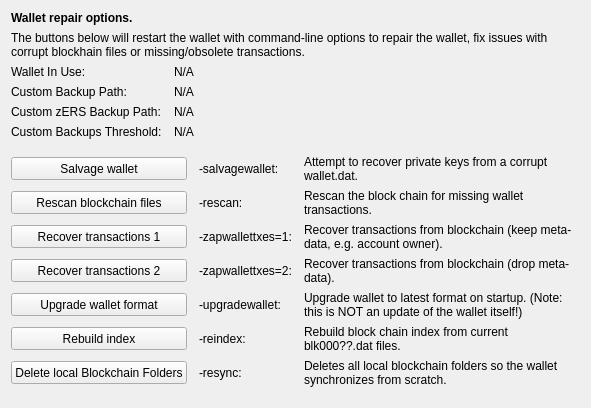
     <widget class="QWidget" name="tab_repair">
      <attribute name="title">
       <string>&amp;Wallet Repair</string>
      </attribute>
      <layout class="QGridLayout" name="gridLayout_4" columnstretch="0,0,0,0">
       <property name="horizontalSpacing">
        <number>12</number>
       </property>
       <item row="0" column="0" colspan="4">
        <widget class="QLabel" name="label_repair_header">
         <property name="font">
          <font>
           <weight>75</weight>
           <bold>true</bold>
          </font>
         </property>
         <property name="text">
          <string>Wallet repair options.</string>
         </property>
        </widget>
       </item>
       <item row="1" column="0" colspan="4">
        <widget class="QLabel" name="label_repair_helptext">
         <property name="font">
          <font>
           <weight>50</weight>
           <bold>false</bold>
          </font>
         </property>
         <property name="text">
          <string>The buttons below will restart the wallet with command-line options to repair the wallet, fix issues with corrupt blockhain files or missing/obsolete transactions.</string>
         </property>
         <property name="wordWrap">
          <bool>true</bool>
         </property>
        </widget>
       </item>
       <item row="2" column="0">
        <widget class="QLabel" name="wallet_path_label">
         <property name="text">
          <string>Wallet In Use:</string>
         </property>
        </widget>
       </item>
       <item row="2" column="1" colspan="3">
        <widget class="QLabel" name="wallet_path">
         <property name="cursor">
          <cursorShape>IBeamCursor</cursorShape>
         </property>
         <property name="text">
          <string>N/A</string>
         </property>
         <property name="textFormat">
          <enum>Qt::PlainText</enum>
         </property>
         <property name="textInteractionFlags">
          <set>Qt::LinksAccessibleByMouse|Qt::TextSelectableByKeyboard|Qt::TextSelectableByMouse</set>
         </property>
        </widget>
       </item>
       <item row="3" column="0">
        <widget class="QLabel" name="wallet_custombackuppath_label">
         <property name="visible">
          <bool>false</bool>
         </property>
         <property name="text">
          <string>Custom Backup Path:</string>
         </property>
        </widget>
       </item>
       <item row="3" column="1" colspan="3">
        <widget class="QLabel" name="wallet_custombackuppath">
         <property name="cursor">
          <cursorShape>IBeamCursor</cursorShape>
         </property>
         <property name="visible">
          <bool>false</bool>
         </property>
         <property name="text">
          <string>N/A</string>
         </property>
         <property name="textFormat">
          <enum>Qt::PlainText</enum>
         </property>
         <property name="textInteractionFlags">
          <set>Qt::LinksAccessibleByMouse|Qt::TextSelectableByKeyboard|Qt::TextSelectableByMouse</set>
         </property>
        </widget>
       </item>
       <item row="4" column="0">
        <widget class="QLabel" name="wallet_customzersbackuppath_label">
         <property name="visible">
          <bool>false</bool>
         </property>
         <property name="text">
          <string>Custom zERS Backup Path:</string>
         </property>
        </widget>
       </item>
       <item row="4" column="1" colspan="3">
        <widget class="QLabel" name="wallet_customzersbackuppath">
         <property name="cursor">
          <cursorShape>IBeamCursor</cursorShape>
         </property>
         <property name="visible">
          <bool>false</bool>
         </property>
         <property name="text">
          <string>N/A</string>
         </property>
         <property name="textFormat">
          <enum>Qt::PlainText</enum>
         </property>
         <property name="textInteractionFlags">
          <set>Qt::LinksAccessibleByMouse|Qt::TextSelectableByKeyboard|Qt::TextSelectableByMouse</set>
         </property>
        </widget>
       </item>
       <item row="5" column="0">
        <widget class="QLabel" name="wallet_custombackupthreshold_label">
         <property name="visible">
          <bool>false</bool>
         </property>
         <property name="text">
          <string>Custom Backups Threshold:</string>
         </property>
        </widget>
       </item>
       <item row="5" column="1" colspan="3">
        <widget class="QLabel" name="wallet_custombackupthreshold">
         <property name="cursor">
          <cursorShape>IBeamCursor</cursorShape>
         </property>
         <property name="visible">
          <bool>false</bool>
         </property>
         <property name="text">
          <string>N/A</string>
         </property>
         <property name="textFormat">
          <enum>Qt::PlainText</enum>
         </property>
         <property name="textInteractionFlags">
          <set>Qt::LinksAccessibleByMouse|Qt::TextSelectableByKeyboard|Qt::TextSelectableByMouse</set>
         </property>
        </widget>
       </item>
       <item row="6" column="0">
        <spacer name="verticalSpacer_repair1">
         <property name="orientation">
          <enum>Qt::Vertical</enum>
         </property>
         <property name="sizeHint" stdset="0">
          <size>
           <width>10</width>
           <height>10</height>
          </size>
         </property>
        </spacer>
       </item>
       <item row="7" column="0" colspan="2">
        <widget class="QPushButton" name="btn_salvagewallet">
         <property name="minimumSize">
          <size>
           <width>100</width>
           <height>23</height>
          </size>
         </property>
         <property name="text">
          <string>Salvage wallet</string>
         </property>
        </widget>
       </item>
       <item row="7" column="2">
        <widget class="QLabel" name="label_repair_salvage_command">
         <property name="text">
          <string notr="true">-salvagewallet:</string>
         </property>
        </widget>
       </item>
       <item row="7" column="3">
        <widget class="QLabel" name="label_repair_salvage">
         <property name="text">
          <string>Attempt to recover private keys from a corrupt wallet.dat.</string>
         </property>
         <property name="wordWrap">
          <bool>true</bool>
         </property>
        </widget>
       </item>
       <item row="8" column="0" colspan="2">
        <widget class="QPushButton" name="btn_rescan">
         <property name="minimumSize">
          <size>
           <width>100</width>
           <height>23</height>
          </size>
         </property>
         <property name="text">
          <string>Rescan blockchain files</string>
         </property>
        </widget>
       </item>
       <item row="8" column="2">
        <widget class="QLabel" name="label_repair_rescan_command">
         <property name="text">
          <string notr="true">-rescan:</string>
         </property>
        </widget>
       </item>
       <item row="8" column="3">
        <widget class="QLabel" name="label_repair_rescan">
         <property name="text">
          <string>Rescan the block chain for missing wallet transactions.</string>
         </property>
         <property name="wordWrap">
          <bool>true</bool>
         </property>
        </widget>
       </item>
       <item row="9" column="0" colspan="2">
        <widget class="QPushButton" name="btn_zapwallettxes1">
         <property name="minimumSize">
          <size>
           <width>100</width>
           <height>23</height>
          </size>
         </property>
         <property name="text">
          <string>Recover transactions 1</string>
         </property>
        </widget>
       </item>
       <item row="9" column="2">
        <widget class="QLabel" name="label_repair_zap1_command">
         <property name="text">
          <string notr="true">-zapwallettxes=1:</string>
         </property>
        </widget>
       </item>
       <item row="9" column="3">
        <widget class="QLabel" name="label_repair_zap1">
         <property name="text">
          <string>Recover transactions from blockchain (keep meta-data, e.g. account owner).</string>
         </property>
         <property name="wordWrap">
          <bool>true</bool>
         </property>
        </widget>
       </item>
       <item row="10" column="0" colspan="2">
        <widget class="QPushButton" name="btn_zapwallettxes2">
         <property name="minimumSize">
          <size>
           <width>100</width>
           <height>23</height>
          </size>
         </property>
         <property name="text">
          <string>Recover transactions 2</string>
         </property>
        </widget>
       </item>
       <item row="10" column="2">
        <widget class="QLabel" name="label_repair_zap2_command">
         <property name="text">
          <string notr="true">-zapwallettxes=2:</string>
         </property>
        </widget>
       </item>
       <item row="10" column="3">
        <widget class="QLabel" name="label_repair_zap2">
         <property name="text">
          <string>Recover transactions from blockchain (drop meta-data).</string>
         </property>
         <property name="wordWrap">
          <bool>true</bool>
         </property>
        </widget>
       </item>
       <item row="11" column="0" colspan="2">
        <widget class="QPushButton" name="btn_upgradewallet">
         <property name="minimumSize">
          <size>
           <width>100</width>
           <height>23</height>
          </size>
         </property>
         <property name="text">
          <string>Upgrade wallet format</string>
         </property>
        </widget>
       </item>
       <item row="11" column="2">
        <widget class="QLabel" name="label_repair_upgrade_command">
         <property name="text">
          <string notr="true">-upgradewallet:</string>
         </property>
        </widget>
       </item>
       <item row="11" column="3">
        <widget class="QLabel" name="label_repair_upgrade">
         <property name="text">
          <string>Upgrade wallet to latest format on startup. (Note: this is NOT an update of the wallet itself!)</string>
         </property>
         <property name="wordWrap">
          <bool>true</bool>
         </property>
        </widget>
       </item>
       <item row="12" column="0" colspan="2">
        <widget class="QPushButton" name="btn_reindex">
         <property name="minimumSize">
          <size>
           <width>100</width>
           <height>23</height>
          </size>
         </property>
         <property name="text">
          <string>Rebuild index</string>
         </property>
        </widget>
       </item>
       <item row="12" column="2">
        <widget class="QLabel" name="label_repair_reindex_command">
         <property name="text">
          <string notr="true">-reindex:</string>
         </property>
        </widget>
       </item>
       <item row="12" column="3">
        <widget class="QLabel" name="label_repair_reindex">
         <property name="text">
          <string>Rebuild block chain index from current blk000??.dat files.</string>
         </property>
         <property name="wordWrap">
          <bool>true</bool>
         </property>
        </widget>
       </item>
       <item row="13" column="0" colspan="2">
        <widget class="QPushButton" name="btn_resync">
         <property name="minimumSize">
          <size>
           <width>100</width>
           <height>23</height>
          </size>
         </property>
         <property name="text">
          <string>Delete local Blockchain Folders</string>
         </property>
        </widget>
       </item>
       <item row="13" column="2">
        <widget class="QLabel" name="label_repair_resync_command">
         <property name="text">
          <string>-resync:</string>
         </property>
        </widget>
       </item>
       <item row="13" column="3">
        <widget class="QLabel" name="label_repair_resync">
         <property name="text">
          <string>Deletes all local blockchain folders so the wallet synchronizes from scratch.</string>
         </property>
         <property name="wordWrap">
          <bool>true</bool>
         </property>
        </widget>
       </item>
       <item row="14" column="0">
        <spacer name="verticalSpacer_repair2">
         <property name="orientation">
          <enum>Qt::Vertical</enum>
         </property>
         <property name="sizeHint" stdset="0">
          <size>
           <width>20</width>
           <height>10</height>
          </size>
         </property>
        </spacer>
       </item>
      </layout>
     </widget>
